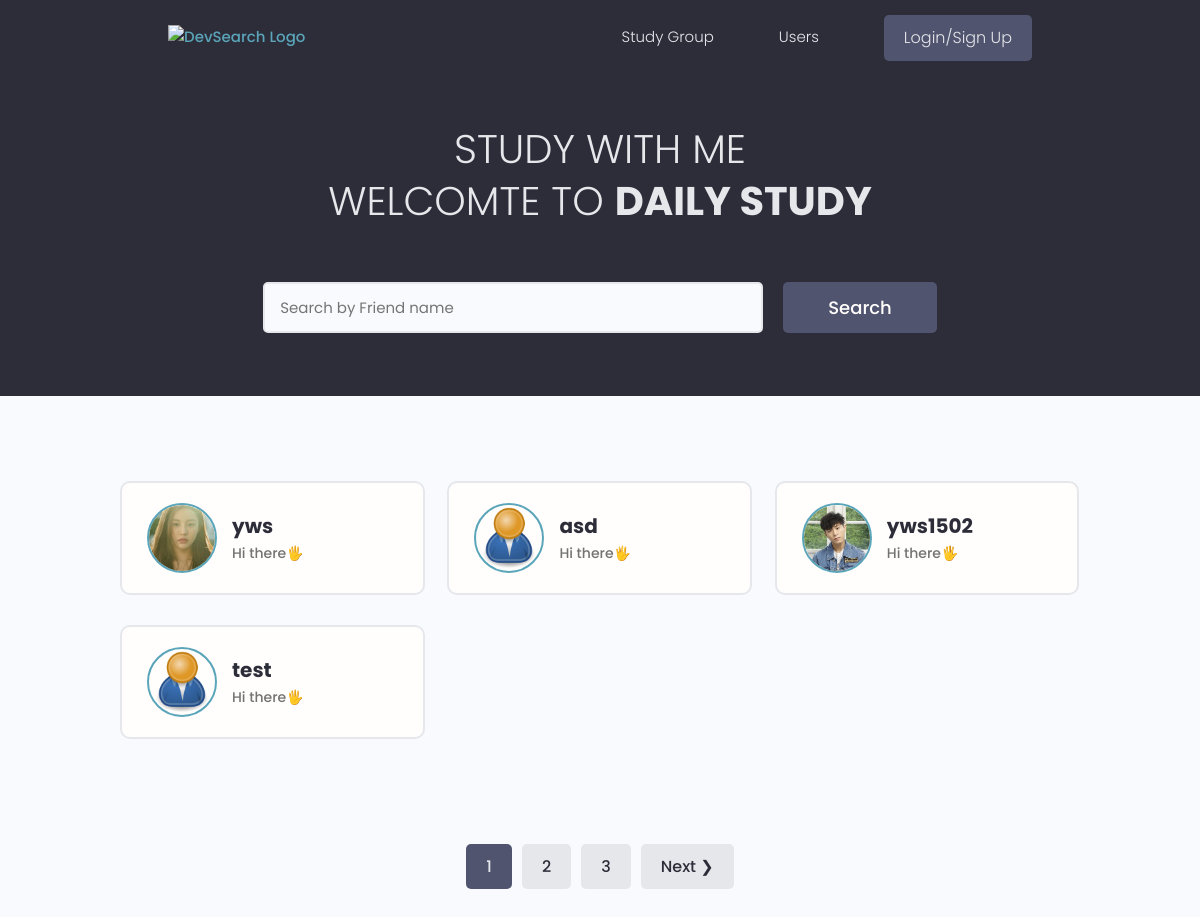
The page / on the database its author committed.
### users/models.py (models this page shows, shortened)
class Profile(models.Model):
    owner = models.OneToOneField(User, on_delete=models.CASCADE)
    name = models.CharField(max_length=200)
    email = models.EmailField(max_length=500)
    user_name = models.CharField(max_length=200, unique=True)
    short_intro = models.TextField(max_length=500, default='Hi there🖐')
    about_me = models.TextField(max_length=500, default='네카라쿠배🛫',null=True, blank=True)
    profile_image = models.ImageField(
        null=True, blank=True, upload_to='profiles/', default='profiles/user-default.png')
    social_github = models.CharField(max_length=200, null=True, blank=True)
    social_instagram = models.CharField(max_length=200, null=True, blank=True)
    social_linkedin = models.CharField(max_length=200, null=True, blank=True)
    created = models.DateTimeField(auto_now_add=True)
    coding_start_date = models.DateField(null=True, blank=True)
    id = models.UUIDField(default=uuid4, primary_key=True, unique=True, editable=False)
    solved_count = models.IntegerField(default=0, null=True, blank=True)
    group_id = models.CharField(max_length=200, null=True, blank=True)
    group_reader = models.BooleanField(default=False)

### users/views.py (the view)
# urls.py: path('', views.profiles, name='profiles'),
def profiles(request):
    profiles, search_query = search_profile(request)
    profiles, page_range = paginator_profile(request, profiles, 4)
    context = {
        'profiles' : profiles,
        'page_range' : page_range,
        'search_query' : search_query,
    }
    return render(request, 'users/profiles.html', context)

### users/utils.py (called while the page is built)
def paginator_profile(request: object, profile: object, result: int) -> None:
  page = request.GET.get('page')
  paginator = Paginator(profile, result)
  try:
    profiles = paginator.page(page)
  except PageNotAnInteger:
    page = 1
    profiles = paginator.page(page)
  except EmptyPage:
    page = paginator.num_pages
    profiles = paginator.page(page)
  left_idx = int(page) - result
  if left_idx < 1:
    left_idx = 1
  right_idx = int(page) + result
  if right_idx > paginator.num_pages + 1:
    right_idx = paginator.num_pages + 1
  page_range = range(left_idx, right_idx)
  return profiles, page_range

def search_profile(request: object) -> None:
  search_query = ''
  if request.GET.get('search_query'):
    search_query = request.GET.get('search_query')
  profiles = Profile.objects.filter(
    Q(name__icontains = search_query) |
    Q(short_intro = search_query)
  )
  return profiles, search_query

### users/templates/users/profiles.html (shortened to what this page needs)
{% extends 'main.html' %}
{% block content %}
<main class="home">
    <section class="hero-section text-center">
        <div class="container container--narrow">
            <div class="hero-section__box">
                <h2>STUDY WITH ME</h2>
                <h2>WELCOMTE TO <span>Daily Study</span></h2>
            </div>
            <div class="hero-section__search">
                <form id="searchForm" class="form" action="{% url 'profiles' %}" method="GET">
                    <div class="form__field">
                        <input class="input input--text" id="formInput#search" type="text" name="search_query"
                            value="{{search_query}}" placeholder="Search by Friend name" />
                    </div>
                    <input class="btn btn--sub btn--lg" type="submit" value="Search" />
                </form>
            </div>
        </div>
    </section>
    <section class="devlist">
        <div class="container">
            <div class="grid grid--three">
                {% for profile in profiles %}
                    <div class="column card">
                        <div class="dev">
                            <a href="{% url 'profile' pk=profile.id %}" class="card__body">
                                <div class="dev__profile">
                                    <img class="avatar avatar--md" src="{{profile.profile_image.url}}" alt="image">
                                    <div class="dev__meta">
                                        <h3>{{profile.name}}</h3>
                                        <h5>{{profile.short_intro|slice:"60"}}</h5>
                                    </div>
                                </div>
                            </a>
                        </div>
                    </div>
                {% endfor %}
            </div>
        </div>
    </section>
    {% include 'pagination.html' with queryset=profiles page_range=page_range %}
</main>
{% endblock content %}

### static/styles/app.css (style rules this page uses)
:root { --color-sub: #2d2d39; }
.btn--sub { background-color: var(--color-sub-light); }
.card { border: 2px solid var(--color-light); }
img { width: 100%; }
.hero-section { height: 40vh; display: flex; align-items: center; background-color: var(--color-sub); }
.hero-section__box { margin-bottom: 4rem; }
.hero-section__box > h2, .hero-section__box > h2 > span { font-size: 4rem; color: var(--color-light); line-height: 1.3; text-transform: uppercase; }
.hero-section__box > h2 { font-weight: 300; }
.hero-section__box > h2 > span { font-weight: 700; }
.hero-section__search > .form { display: flex; align-items: center; justify-content: center; gap: 2rem; }
.hero-section__search > .form input.input--text { width: 50rem; }
.devlist { margin-top: 8rem; }
.devlist .grid { align-items: stretch; }
.devlist .dev .dev__profile { display: flex; align-items: center; gap: 1.5rem; }
.devlist .dev .dev__meta h3 { color: var(--color-sub); font-size: 2rem; font-weight: 700; }
.devlist .dev .dev__meta h5 { color: var(--color-text); font-size: 1.4rem; font-weight: 500; }

### static/uikit/styles/modules/_variables.css (style rules this page uses)
:root { --color-main: #5aa5b9; --color-main-light: #e6faff; --color-sub: #3f4156; --color-sub-light: #51546e; --color-sub-lighter: #ededfd; --color-text: #737373; --color-gray: #8b8b8b; --color-light: #e5e7eb; --color-light-gray: #767676; --color-bg: #f8fafd; --color-white: #fffefd; --color-white-light: #f3f3f3; --color-success: #359e64; --color-success-bg: #def8e8; --color-error: #fc4b0b; --color-error-bg: #fff2ee; --font-base: 'Poppins', arial, helvetica, 'Segoe UI', roboto, ubuntu, sans-serif; --font-monospace: 'Fira Code', 'Courier New', courier, monospace; --font-regular: 300; --font-medium: 500; --font-bold: 700; --generic-shadow: 1px 1px 5px #00000010; --generic-transition: all 0.3s ease-in-out; }

### static/uikit/styles/modules/_base.css (style rules this page uses)
* { margin: 0; padding: 0; box-sizing: border-box; text-rendering: optimizeLegibility; color: inherit; font-size: inherit; }
html { font-size: 50%; }
@media only screen and (min-width: 480px) { html { font-size: 56.25%; } }
@media only screen and (min-width: 1200px) { html { font-size: 62.5%; } }
body { line-height: 1.6; font-weight: 400; font-size: 1.5rem; color: var(--color-text); background-color: var(--color-bg); min-height: 100vh; }

### static/uikit/styles/modules/_typography.css (style rules this page uses)
* { font-family: var(--font-base); }
h2 { font-size: 3.6rem; font-weight: var(--font-bold); }
h3 { font-size: 3.2rem; font-weight: var(--font-medium); }
h5 { font-size: 2.4rem; font-weight: var(--font-medium); }
h5, h6 { font-weight: var(--font-regular); }
p, span, strong { font-size: 1.6rem; color: var(--color-text); font-weight: var(--font-regular); }
a { padding-bottom: 2px; text-decoration: none; display: inline-block; color: var(--color-main); font-weight: var(--font-medium); }

### static/uikit/styles/modules/_utilities.css (style rules this page uses)
.container { width: 92%; max-width: 165rem; margin: 0 auto; box-sizing: border-box; }
.container--narrow { width: 92%; max-width: 120rem; }
@media screen and (min-width: 1000px) { .container { width: 90%; } }
@media screen and (min-width: 1000px) { .container--narrow { width: 85%; } }
@media screen and (min-width: 1200px) { .container { width: 80%; } }
@media screen and (min-width: 1200px) { .container--narrow { width: 72%; } }
.text-center { text-align: center; }

### static/uikit/styles/modules/_avatar.css (style rules this page uses)
.avatar { border-radius: 50%; border: 2px solid var(--color-main); object-fit: cover; }
.avatar--md { height: 7rem; width: 7rem; }

### static/uikit/styles/modules/_button.css (style rules this page uses)
.btn { display: inline-block; position: relative; cursor: pointer; background-color: var(--color-light); font-weight: var(--font-medium); color: var(--color-sub); text-decoration: none; padding: 1rem 2rem; border-radius: 0.5rem; border: none; width: -webkit-fit-content; width: -moz-fit-content; width: fit-content; height: -webkit-fit-content; height: -moz-fit-content; height: fit-content; font-size: 1.6rem; outline-width: 0; outline-color: transparent; -webkit-backface-visibility: hidden; backface-visibility: hidden; transition: all 0.3s ease-in-out; }
.btn--sub { background-color: var(--color-sub); color: var(--color-white); }
.btn--lg { font-size: 1.8rem; padding: 1.2rem 4.5rem; }

### static/uikit/styles/modules/_card.css (style rules this page uses)
.card { border-radius: 1rem; background-color: var(--color-white); border: 1.5px solid var(--color-light); width: auto; height: auto; margin-top: 0.5rem; margin-bottom: 0.5rem; overflow: hidden; }
.card__body, .card__header { padding: 2rem 2.5rem; }

### rows shown on the page
Profile: profile_image (picture), name "yws", short_intro "Hi there🖐"
Profile: profile_image (placeholder picture), name "asd", short_intro "Hi there🖐"
Profile: profile_image (picture), name "yws1502", short_intro "Hi there🖐"
Profile: profile_image (placeholder picture), name "test", short_intro "Hi there🖐"

### other values the page prints
{{ page }} "1"
{{ page }} "2" "3"
